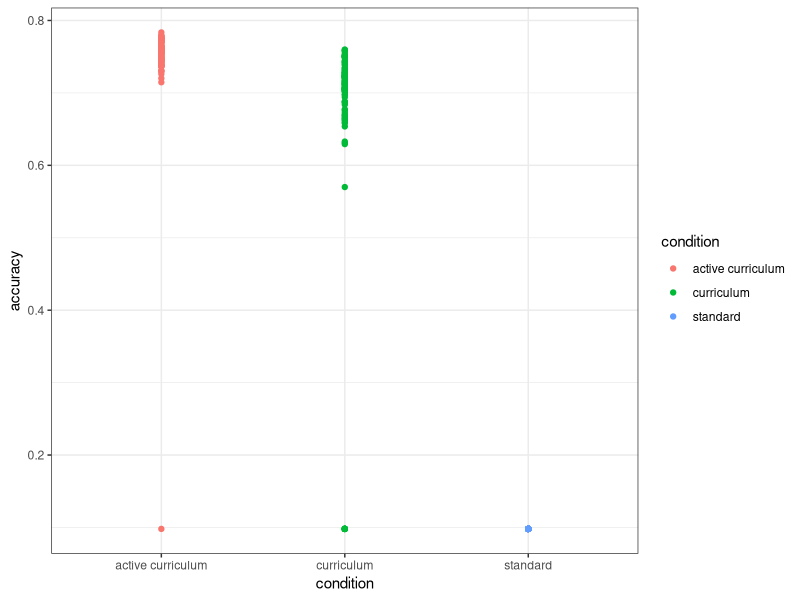
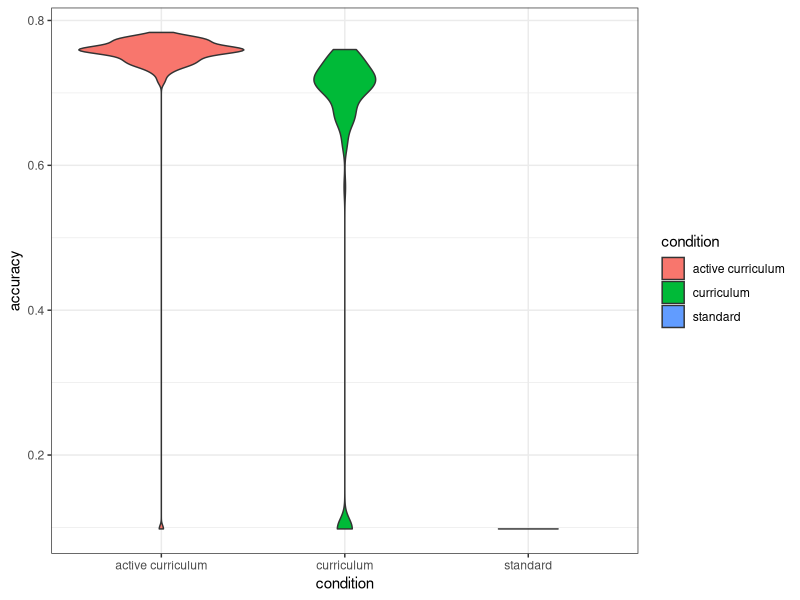
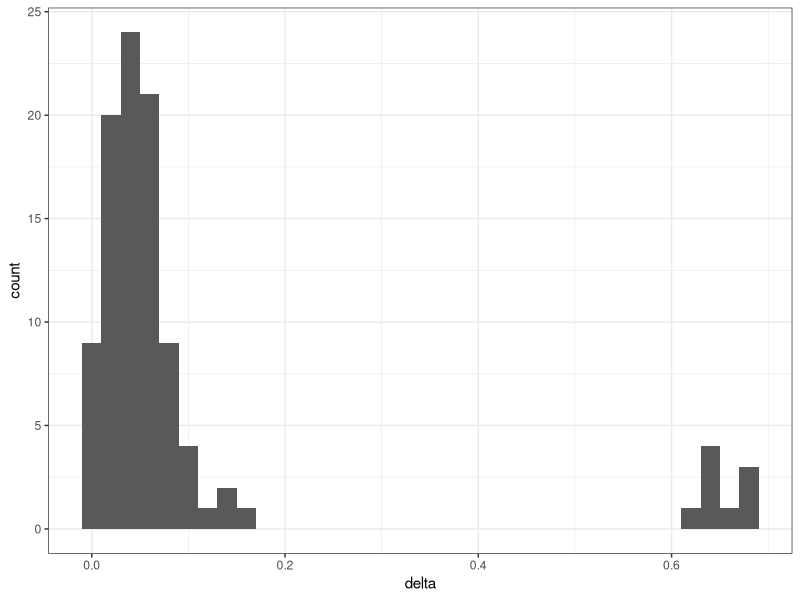

These figures' R source, in order:
library(ggplot2)
library(dplyr)
library(tidyr)

s_scores = read.csv('s_scores_ttss_10000_cs_200_batch_50_actl_4_acaat_0.950000.csv')
c_scores = read.csv('c_scores_ttss_10000_cs_200_batch_50_actl_4_acaat_0.950000.csv')        
ac_scores = read.csv('ac_scores_ttss_10000_cs_200_batch_50_actl_4_acaat_0.950000.csv')

d = data.frame(accuracy = c(s_scores$accuracy,c_scores$accuracy,ac_scores$accuracy),condition=rep(c('standard','curriculum','active curriculum'),each=length(s_scores$accuracy)),trial=rep(1:length(s_scores$accuracy),3))

ggplot(data=d,aes(x=condition,y=accuracy,color=condition)) +
  geom_point() +
  theme_bw()

ggplot(data=d,aes(x=condition,y=accuracy,fill=condition)) +
  geom_violin() +
  theme_bw()

d_deltas = d %>% spread(condition,accuracy) %>% mutate(delta = `active curriculum`-curriculum)
ggplot(data=d_deltas,aes(delta)) +
  geom_histogram(binwidth=0.02) +
  theme_bw()


sum(ac_scores$accuracy < 0.1)
sum(c_scores$accuracy < 0.1)
sum(ac_scores$accuracy < 0.1)

sum(d_deltas$delta > 0.5)
sum(d_deltas$delta < 0)
sum(d_deltas$delta < -0.01)
